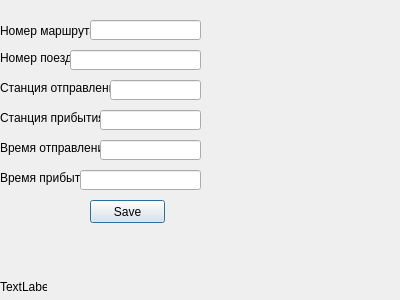
<?xml version="1.0" encoding="UTF-8"?>
<ui version="4.0">
 <class>db_add1</class>
 <widget class="QDialog" name="db_add1">
  <property name="geometry">
   <rect>
    <x>0</x>
    <y>0</y>
    <width>400</width>
    <height>300</height>
   </rect>
  </property>
  <property name="windowTitle">
   <string>Dialog</string>
  </property>
  <widget class="QLabel" name="label">
   <property name="geometry">
    <rect>
     <x>0</x>
     <y>10</y>
     <width>91</width>
     <height>41</height>
    </rect>
   </property>
   <property name="text">
    <string>Номер маршрута</string>
   </property>
  </widget>
  <widget class="QLabel" name="label_2">
   <property name="geometry">
    <rect>
     <x>0</x>
     <y>50</y>
     <width>81</width>
     <height>16</height>
    </rect>
   </property>
   <property name="text">
    <string>Номер поезда</string>
   </property>
  </widget>
  <widget class="QLabel" name="label_3">
   <property name="geometry">
    <rect>
     <x>0</x>
     <y>80</y>
     <width>111</width>
     <height>16</height>
    </rect>
   </property>
   <property name="text">
    <string>Станция отправления</string>
   </property>
  </widget>
  <widget class="QLabel" name="label_4">
   <property name="geometry">
    <rect>
     <x>0</x>
     <y>110</y>
     <width>101</width>
     <height>16</height>
    </rect>
   </property>
   <property name="text">
    <string>Станция прибытия</string>
   </property>
  </widget>
  <widget class="QLabel" name="label_5">
   <property name="geometry">
    <rect>
     <x>0</x>
     <y>140</y>
     <width>101</width>
     <height>16</height>
    </rect>
   </property>
   <property name="text">
    <string>Время отправления</string>
   </property>
  </widget>
  <widget class="QLabel" name="label_6">
   <property name="geometry">
    <rect>
     <x>0</x>
     <y>170</y>
     <width>81</width>
     <height>16</height>
    </rect>
   </property>
   <property name="text">
    <string>Время прибытия</string>
   </property>
  </widget>
  <widget class="QLineEdit" name="lineEdit">
   <property name="geometry">
    <rect>
     <x>90</x>
     <y>20</y>
     <width>111</width>
     <height>20</height>
    </rect>
   </property>
  </widget>
  <widget class="QLineEdit" name="lineEdit_2">
   <property name="geometry">
    <rect>
     <x>70</x>
     <y>50</y>
     <width>131</width>
     <height>20</height>
    </rect>
   </property>
  </widget>
  <widget class="QLineEdit" name="lineEdit_3">
   <property name="geometry">
    <rect>
     <x>110</x>
     <y>80</y>
     <width>91</width>
     <height>20</height>
    </rect>
   </property>
  </widget>
  <widget class="QLineEdit" name="lineEdit_4">
   <property name="geometry">
    <rect>
     <x>100</x>
     <y>110</y>
     <width>101</width>
     <height>20</height>
    </rect>
   </property>
  </widget>
  <widget class="QLineEdit" name="lineEdit_5">
   <property name="geometry">
    <rect>
     <x>100</x>
     <y>140</y>
     <width>101</width>
     <height>20</height>
    </rect>
   </property>
  </widget>
  <widget class="QLineEdit" name="lineEdit_6">
   <property name="geometry">
    <rect>
     <x>80</x>
     <y>170</y>
     <width>121</width>
     <height>20</height>
    </rect>
   </property>
  </widget>
  <widget class="QPushButton" name="pushButton">
   <property name="geometry">
    <rect>
     <x>90</x>
     <y>200</y>
     <width>75</width>
     <height>23</height>
    </rect>
   </property>
   <property name="text">
    <string>Save</string>
   </property>
  </widget>
  <widget class="QLabel" name="label_7">
   <property name="geometry">
    <rect>
     <x>0</x>
     <y>280</y>
     <width>47</width>
     <height>13</height>
    </rect>
   </property>
   <property name="text">
    <string>TextLabel</string>
   </property>
  </widget>
 </widget>
 <resources/>
 <connections/>
</ui>
